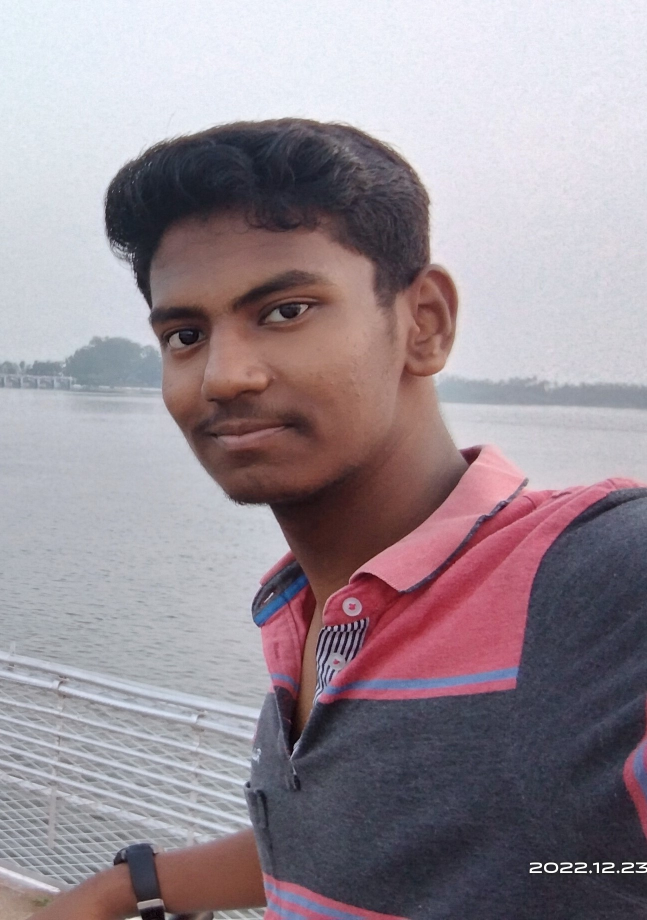
#> input picture img/ANTONY FIDEL CASTRO.jpg, 1294 x 1840 px, given in place of the camera (shown at 1/2 size)
$ python takephoto.py
#> lines starting #> are read from the running program, lines starting #| are printed output that depends on the picture
#> further down, my_frame is the input picture: shape (1840, 1294, 3); mean B, G, R 149.6, 141.8, 153.2
# [35 lines of commented-out code are left out]


import cv2
import os

# Load Haar Cascade
model_ph = cv2.CascadeClassifier("haarcascade_frontalface_default.xml")

# Folder to save photos
save_path = r"F:\python Project\Facial Recognization\photo"
os.makedirs(save_path, exist_ok=True)  # Create folder if it doesn't exist

# Function to crop face
def face_cropped(img):
    gray = cv2.cvtColor(img, cv2.COLOR_BGR2GRAY)
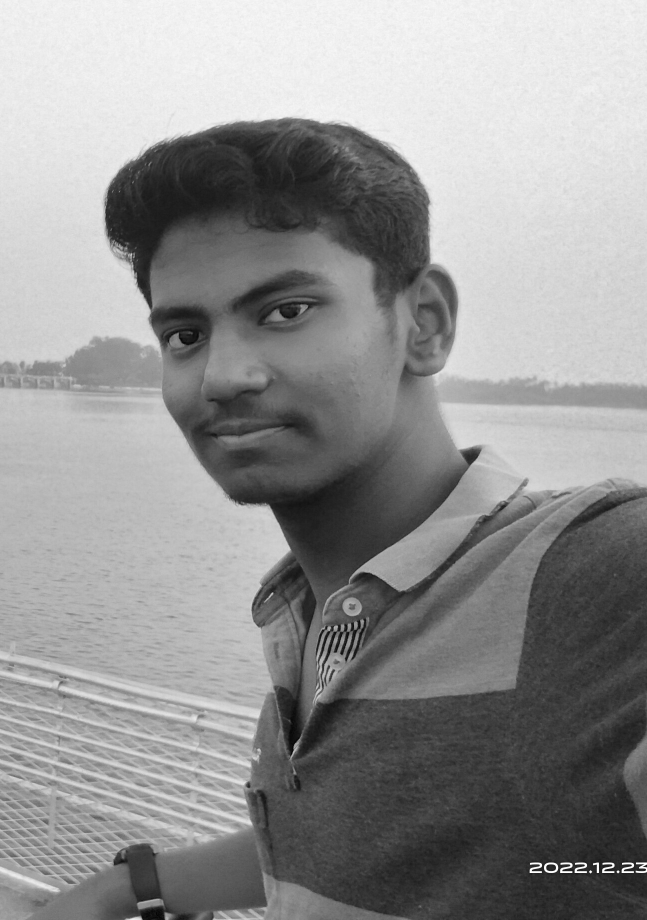
#> gray: shape (1840, 1294) (shown at 1/2 size); min 0, max 255, mean 146.1
    faces = model_ph.detectMultiScale(gray, 1.3, 5)
#> faces = [[212, 429, 559, 559]]

    if len(faces) == 0:
        return None

    # Take the first face detected
    x, y, w, h = faces[0]
#> x = 212; y = 429; w = 559; h = 559
    return img[y:y + h, x:x + w]
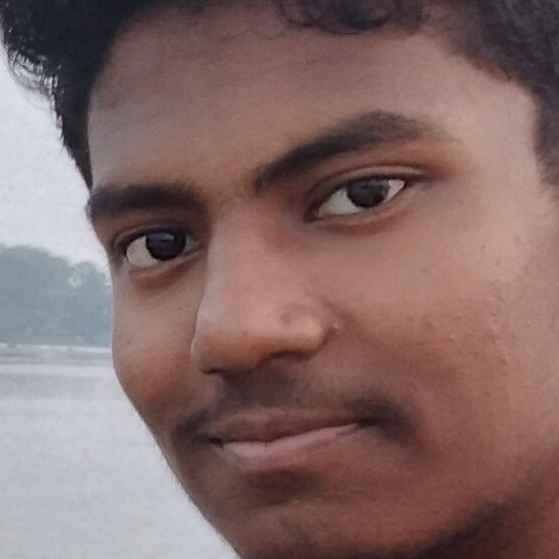
#> returned value: shape (559, 559, 3); mean of channels 0, 1, 2 103.6, 105.8, 131.9; drawn as B, G, R

try:
    cap = cv2.VideoCapture(0)
    img_id = 0
    user_id = 1

    while True:
        ret, my_frame = cap.read()
        if not ret:
            break

        face = face_cropped(my_frame)
        if face is not None:
            img_id += 1
            face = cv2.resize(face, (450, 450))
            face_gray = cv2.cvtColor(face, cv2.COLOR_BGR2GRAY)
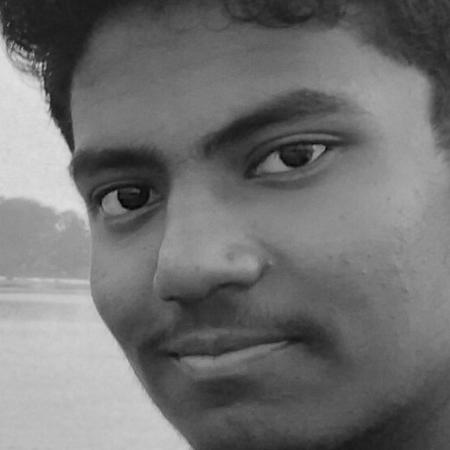
#> face_gray: shape (450, 450); min 3, max 225, mean 113.2

            # Save the image
            file_name_path = os.path.join(save_path, f"user.{user_id}.{img_id}.jpg")
            cv2.imwrite(file_name_path, face_gray)

            # Display the face with img_id
            cv2.putText(face, str(img_id), (50, 50), cv2.FONT_HERSHEY_COMPLEX, 1, (0, 255, 0), 2)
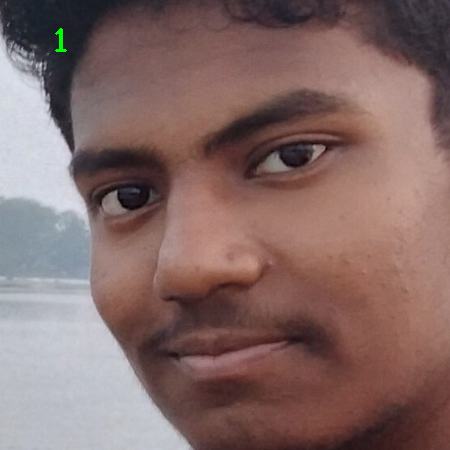
#> face: shape (450, 450, 3); mean B, G, R 103.4, 105.8, 131.8
            cv2.imshow("Cropped Face", face)

        # Exit on Enter key or after 100 images
        if cv2.waitKey(1) == 13 or img_id == 100:
#> (key Esc is pressed here)
            break

    cap.release()
    cv2.destroyAllWindows()
    print("Completed")

except Exception as es:
    print(str(es))

$ run again, on img/ASHWIN KUMAR.jpg
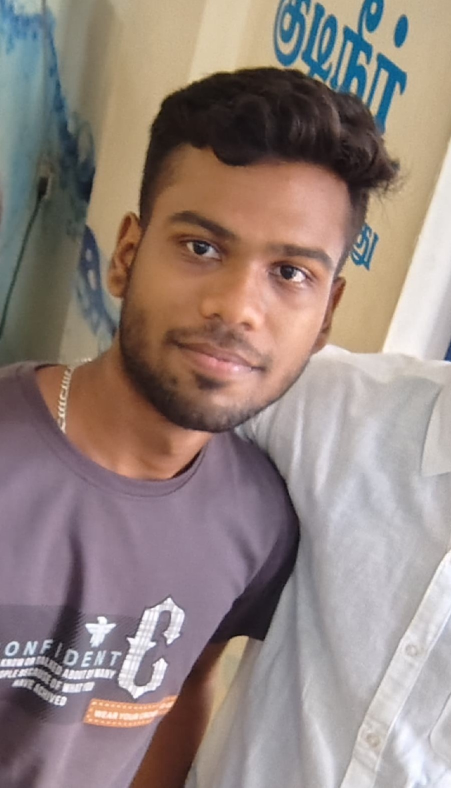
#> input picture img/ASHWIN KUMAR.jpg, 902 x 1575 px, given in place of the camera (shown at 1/2 size)
#> my_frame is the input picture: shape (1575, 902, 3); mean B, G, R 127.1, 132.5, 148.2
#> in face_cropped, `gray = cv2.cvtColor(img, cv2.COLOR_BGR2GRAY)`:
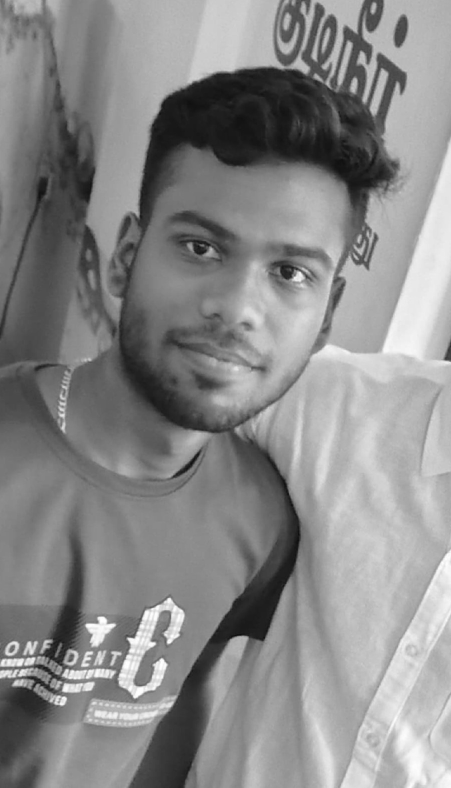
#> gray: shape (1575, 902) (shown at 1/2 size); min 10, max 255, mean 136.6
#> faces = [[212, 312, 533, 533]]
#> x = 212; y = 312; w = 533
#> `cv2.putText(face, str(img_id), (50, 50), cv2.FONT_HERSHEY_COMPLEX, 1, ..`:
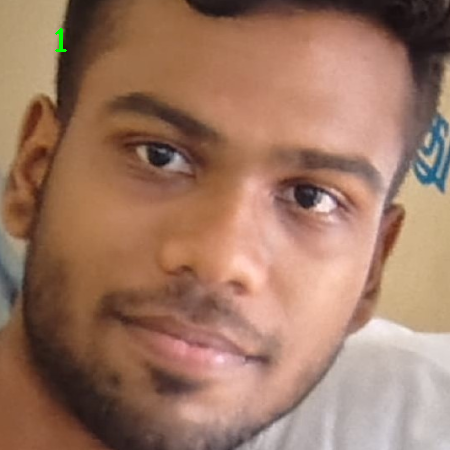
#> face: shape (450, 450, 3); mean B, G, R 99.4, 119.6, 158.4

$ run again, on img/BALACHANDER.jpg
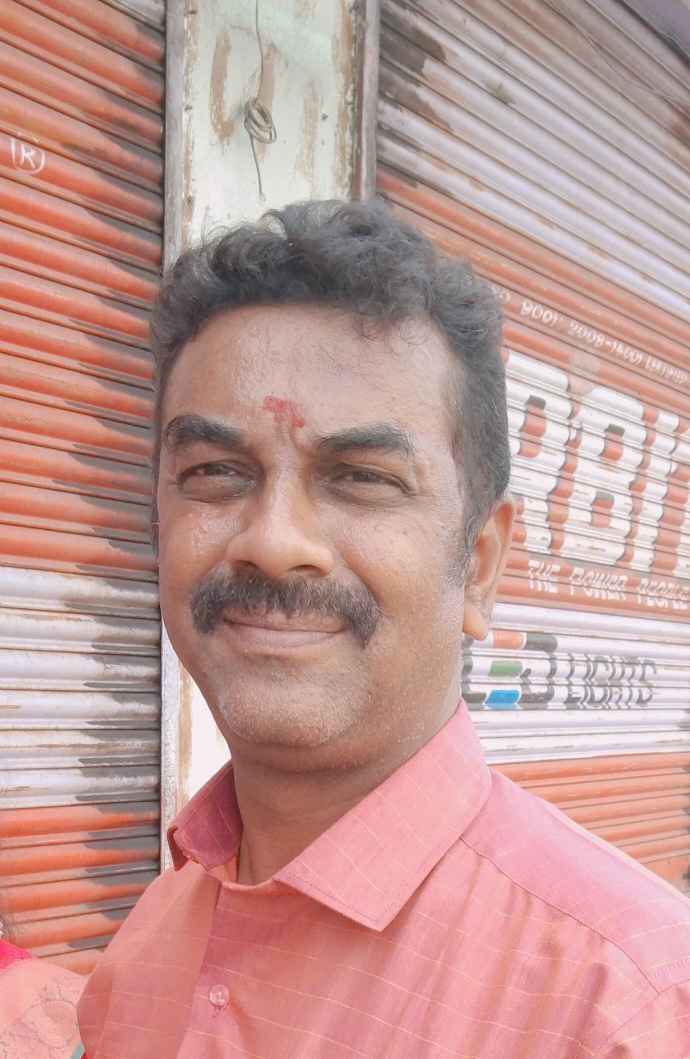
#> input picture img/BALACHANDER.jpg, 1380 x 2117 px, given in place of the camera (shown at 1/2 size)
#> my_frame is the input picture: shape (2117, 1380, 3); mean B, G, R 147.7, 152.5, 192.6
#> in face_cropped, `gray = cv2.cvtColor(img, cv2.COLOR_BGR2GRAY)`:
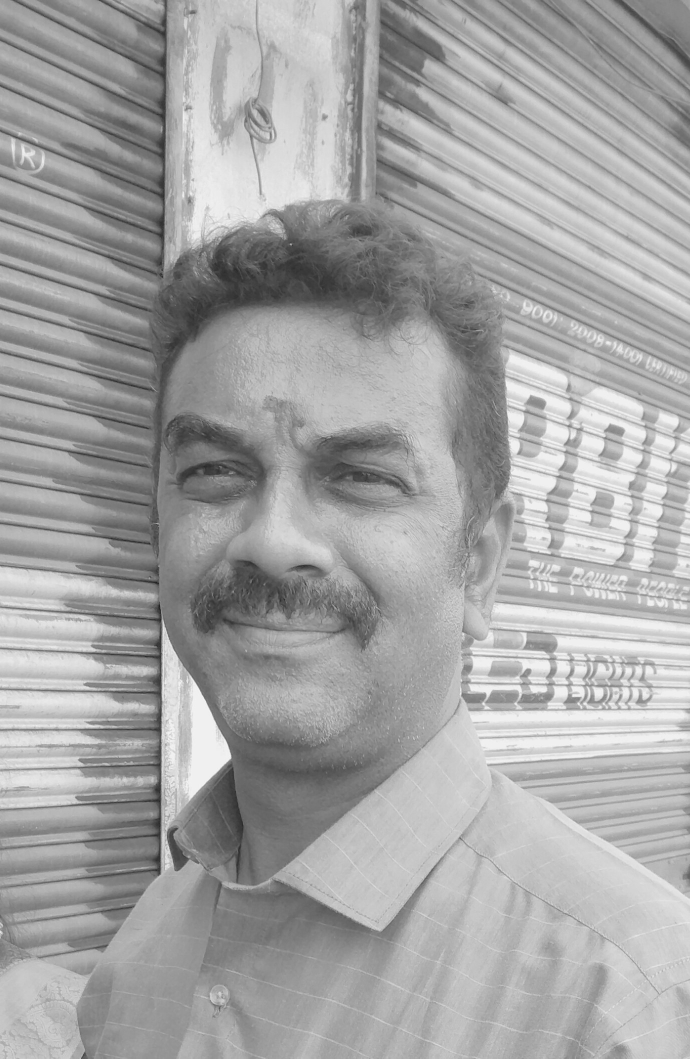
#> gray: shape (2117, 1380) (shown at 1/2 size); min 10, max 249, mean 163.9
#> faces = [[171, 650, 796, 796]]
#> x = 171; y = 650; w = 796
#> `cv2.putText(face, str(img_id), (50, 50), cv2.FONT_HERSHEY_COMPLEX, 1, ..`:
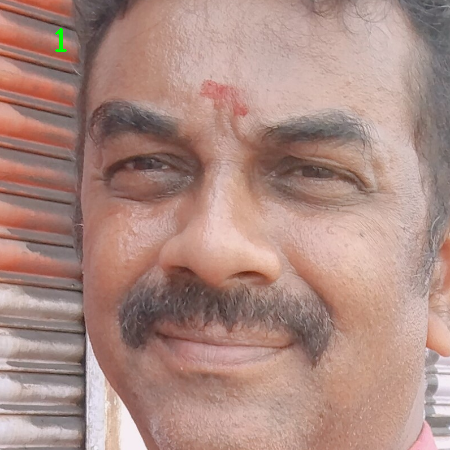
#> face: shape (450, 450, 3); mean B, G, R 130.4, 139, 172.6
